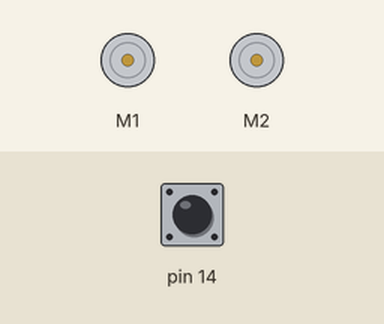
Simulated run of this sketch. Board: Arduino Leonardo, built with avr-gcc and run on an emulated ATmega32U4. Parts: 2 × DC motor (green arrow = forward, orange = backward, longer = faster). The test bench sets the inputs (shaded band); at power-on: pin 14 HIGH.

Above: at 0.8 s.
0.9 s: pin 14 pulled LOW for 0.15 s
At 1.81 s:
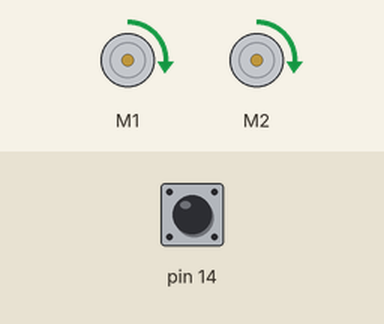
At 5.8 s:
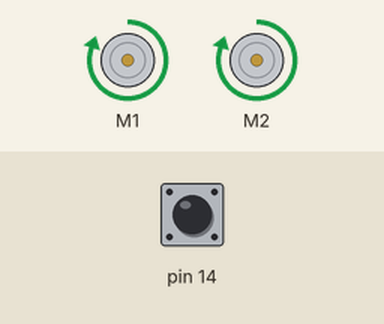
Timing chart, 0 to 7.3 s (numbered marks = the images above; inputs shaded):
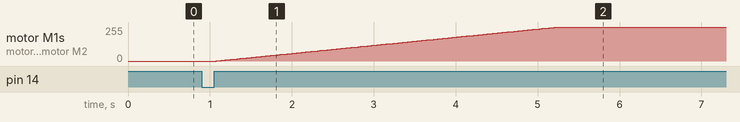

The sketch:

AccelDemo.ino
```cpp
/*  Name: Paul Talaga
 *  Date: Oct 13, 2017
 *  Desc: Once the A button is pressed, accelerate to full speed smoothly.
*/

#include <Wire.h>
#include <Zumo32U4.h>

Zumo32U4Motors motors;
Zumo32U4ButtonA buttonA;

int mode;

void setup()
{
  mode = 0;   // Starting mode
  // Wait for the user to press button A.
  buttonA.waitForButton();
}

void loop(){
  if(mode == 0){  // Accel
    mode++;
    for(int i = 0; i < 400; i++){
      motors.setLeftSpeed(i);
      motors.setRightSpeed(i);
      delay(10); // Absolutely neccessary otherwise it goes up to full speed faster than the robot can respond.
    }
  }

  delay(50);
}
```

Measured:
- after the input at 0.9 s, motor M1, motor M2: moves from stopped to forward 254/255 over 4.2 s, starting after 0.17 s
